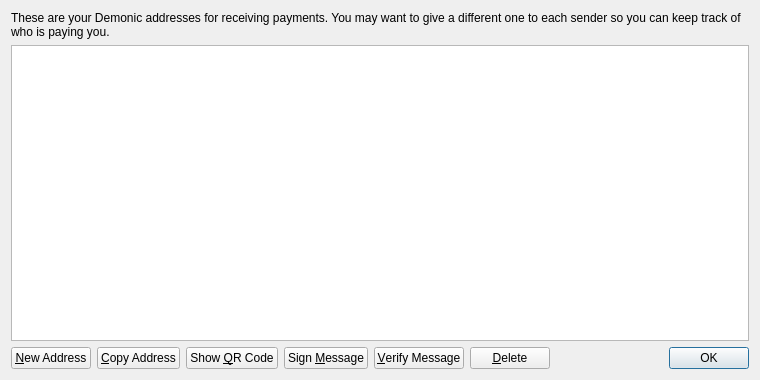
<?xml version="1.0" encoding="UTF-8"?>
<ui version="4.0">
 <class>AddressBookPage</class>
 <widget class="QWidget" name="AddressBookPage">
  <property name="geometry">
   <rect>
    <x>0</x>
    <y>0</y>
    <width>760</width>
    <height>380</height>
   </rect>
  </property>
  <property name="windowTitle">
   <string>Address Book</string>
  </property>
  <layout class="QVBoxLayout" name="verticalLayout">
   <item>
    <widget class="QLabel" name="labelExplanation">
     <property name="text">
      <string>These are your Demonic addresses for receiving payments. You may want to give a different one to each sender so you can keep track of who is paying you.</string>
     </property>
     <property name="textFormat">
      <enum>Qt::PlainText</enum>
     </property>
     <property name="wordWrap">
      <bool>true</bool>
     </property>
    </widget>
   </item>
   <item>
    <widget class="QTableView" name="tableView">
     <property name="contextMenuPolicy">
      <enum>Qt::CustomContextMenu</enum>
     </property>
     <property name="toolTip">
      <string>Double-click to edit address or label</string>
     </property>
     <property name="tabKeyNavigation">
      <bool>false</bool>
     </property>
     <property name="selectionMode">
      <enum>QAbstractItemView::SingleSelection</enum>
     </property>
     <property name="selectionBehavior">
      <enum>QAbstractItemView::SelectRows</enum>
     </property>
     <property name="sortingEnabled">
      <bool>true</bool>
     </property>
     <attribute name="verticalHeaderVisible">
      <bool>false</bool>
     </attribute>
    </widget>
   </item>
   <item>
    <layout class="QHBoxLayout" name="horizontalLayout">
     <item>
      <widget class="QPushButton" name="newAddressButton">
       <property name="toolTip">
        <string>Create a new address</string>
       </property>
       <property name="text">
        <string>&amp;New Address</string>
       </property>
      </widget>
     </item>
     <item>
      <widget class="QPushButton" name="copyToClipboard">
       <property name="toolTip">
        <string>Copy the currently selected address to the system clipboard</string>
       </property>
       <property name="text">
        <string>&amp;Copy Address</string>
       </property>
      </widget>
     </item>
     <item>
      <widget class="QPushButton" name="showQRCode">
       <property name="text">
        <string>Show &amp;QR Code</string>
       </property>
      </widget>
     </item>
     <item>
      <widget class="QPushButton" name="signMessage">
       <property name="toolTip">
        <string>Sign a message to prove you own a Demonic address</string>
       </property>
       <property name="text">
        <string>Sign &amp;Message</string>
       </property>
      </widget>
     </item>
     <item>
      <widget class="QPushButton" name="verifyMessage">
       <property name="toolTip">
        <string>Verify a message to ensure it was signed with a specified Demonic address</string>
       </property>
       <property name="text">
        <string>&amp;Verify Message</string>
       </property>
      </widget>
     </item>
     <item>
      <widget class="QPushButton" name="deleteButton">
       <property name="toolTip">
        <string>Delete the currently selected address from the list</string>
       </property>
       <property name="text">
        <string>&amp;Delete</string>
       </property>
      </widget>
     </item>
     <item>
      <spacer name="horizontalSpacer">
       <property name="orientation">
        <enum>Qt::Horizontal</enum>
       </property>
       <property name="sizeHint" stdset="0">
        <size>
         <width>40</width>
         <height>20</height>
        </size>
       </property>
      </spacer>
     </item>
     <item>
      <widget class="QDialogButtonBox" name="buttonBox">
       <property name="sizePolicy">
        <sizepolicy hsizetype="Maximum" vsizetype="Fixed">
         <horstretch>0</horstretch>
         <verstretch>0</verstretch>
        </sizepolicy>
       </property>
       <property name="standardButtons">
        <set>QDialogButtonBox::Ok</set>
       </property>
      </widget>
     </item>
    </layout>
   </item>
  </layout>
 </widget>
 <resources>
  <include location="../bitcoin.qrc"/>
 </resources>
 <connections/>
</ui>
